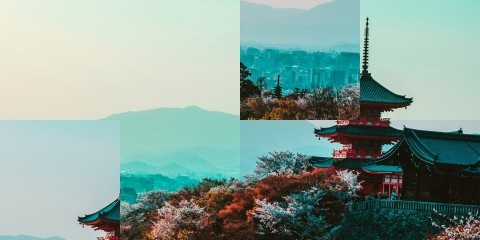
#> input picture exchange.png, 480 x 240 px
$ python crackExchangeImage.py
#> lines starting #> are read from the running program, lines starting #| are printed output that depends on the picture
#> further down, image is the input picture: shape (240, 480, 3); mean B, G, R 153.8, 162.3, 136.6
from builtins import dict
import cv2
import numpy as np
from PIL import Image  # , ImageDraw, ImageFont
import math
import os
from typing import Tuple


class CrackExchangeImage(object):

    def __init__(self, row, col, image: np.ndarray) -> None:
#> called with row = 2, col = 4
        self.col = col
        self.row = row
        self.originImage = image.copy()
        self.greyImage = cv2.cvtColor(self.originImage.copy(), cv2.COLOR_RGB2GRAY)
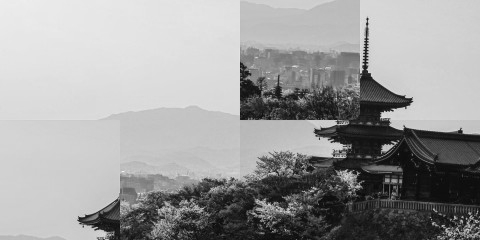
#> self.greyImage: shape (240, 480); min 5, max 244, mean 156.8
        self.edgeLength = int(self.greyImage.shape[1] / self.col)
#> self.edgeLength = 120

    def _getSortEdgeDict(self, possibleImage):
        rowStandardMinus = []
        colStandardMinus = []
        edgeDict = dict()

        for i in range(self.col):
            minusValueSum = np.uint32(0)  # 初始化为 uint32 类型
            minusValueList = []
            for j in range(self.edgeLength):
                if (possibleImage[self.edgeLength - 1, i * self.edgeLength + j] >=
                        possibleImage[self.edgeLength, i * self.edgeLength + j]):
                    minusValueList.append(possibleImage[self.edgeLength - 1, i * self.edgeLength + j] -
                                          possibleImage[self.edgeLength, i * self.edgeLength + j])
                else:
                    minusValueList.append(possibleImage[self.edgeLength, i * self.edgeLength + j] -
                                          possibleImage[self.edgeLength - 1, i * self.edgeLength + j])
                minusValueSum += minusValueList[-1]
            averageValue = minusValueSum / self.edgeLength
            powValue = 0
            for value in minusValueList:
                powValue += pow(value - averageValue, 2)
            rowStandardMinus.append(math.sqrt(powValue / self.edgeLength))

        for j in range(self.row):
            for i in range(self.col - 1):
                minusValueSum = np.uint32(0)
                minusValueList = []
                for k in range(self.edgeLength):
                    if (possibleImage[j * self.edgeLength + k, self.edgeLength *
                                      (i + 1) - 1] >= possibleImage[j * self.edgeLength + k, self.edgeLength *
                                                                    (i + 1)]):
                        minusValueList.append(possibleImage[j * self.edgeLength + k, self.edgeLength * (i + 1) - 1] -
                                              possibleImage[j * self.edgeLength + k, self.edgeLength * (i + 1)])
                    else:
                        minusValueList.append(possibleImage[j * self.edgeLength + k, self.edgeLength * (i + 1)] -
                                              possibleImage[j * self.edgeLength + k, self.edgeLength * (i + 1) - 1])
                    minusValueSum += minusValueList[-1]
                averageValue = minusValueSum / self.edgeLength
                powValue = 0
                for value in minusValueList:
                    powValue += pow(value - averageValue, 2)
                colStandardMinus.append(math.sqrt(powValue / self.edgeLength))

        edgeDict[0] = (rowStandardMinus[0] + colStandardMinus[0]) / 2
        edgeDict[1] = (rowStandardMinus[1] + colStandardMinus[0] + colStandardMinus[1]) / 3  # rowStandardMinus[1]+
        edgeDict[2] = (rowStandardMinus[2] + colStandardMinus[1] + colStandardMinus[2]) / 3  # rowStandardMinus[2]+
        edgeDict[3] = (rowStandardMinus[3] + colStandardMinus[2]) / 2
        edgeDict[4] = (rowStandardMinus[0] + colStandardMinus[3]) / 2
        edgeDict[5] = (rowStandardMinus[1] + colStandardMinus[3] + colStandardMinus[4]) / 3  # rowStandardMinus[1]+
        edgeDict[6] = (rowStandardMinus[2] + colStandardMinus[4] + colStandardMinus[5]) / 3  # rowStandardMinus[2]+
        edgeDict[7] = (rowStandardMinus[3] + colStandardMinus[5]) / 2

        edgeDict = dict(sorted(edgeDict.items(), key=lambda item: item[1], reverse=True))

        edgeDict0 = edgeDict.copy()
        first_key, first_value = next(iter(edgeDict0.items()))
        if first_key == 0:
            edgeDict0[1] = (edgeDict0[1] * 3 - colStandardMinus[0]) / 2
            edgeDict0[4] = edgeDict0[4] * 2 - rowStandardMinus[0]
        elif first_key == 1:
            edgeDict0[0] = edgeDict0[0] * 2 - colStandardMinus[0]
            edgeDict0[2] = (edgeDict0[2] * 3 - colStandardMinus[1]) / 2
            edgeDict0[5] = (edgeDict0[5] * 3 - rowStandardMinus[1]) / 2
        elif first_key == 2:
            edgeDict0[1] = (edgeDict0[1] * 3 - colStandardMinus[1]) / 2
            edgeDict0[3] = edgeDict0[3] * 2 - colStandardMinus[2]
            edgeDict0[6] = (edgeDict0[6] * 3 - rowStandardMinus[2]) / 2
        elif first_key == 3:
            edgeDict0[2] = (edgeDict0[2] * 3 - colStandardMinus[2]) / 2
            edgeDict0[7] = edgeDict0[7] * 2 - rowStandardMinus[3]
        elif first_key == 4:
            edgeDict0[0] = edgeDict0[0] * 2 - rowStandardMinus[0]
            edgeDict0[5] = (edgeDict0[5] * 3 - colStandardMinus[3]) / 2
        elif first_key == 5:
            edgeDict0[1] = (edgeDict0[1] * 3 - rowStandardMinus[1]) / 2
            edgeDict0[4] = edgeDict0[4] * 2 - colStandardMinus[3]
            edgeDict0[6] = (edgeDict0[6] * 3 - colStandardMinus[4]) / 2
        elif first_key == 6:
            edgeDict0[2] = (edgeDict0[2] * 3 - rowStandardMinus[2]) / 2
            edgeDict0[5] = (edgeDict0[5] * 3 - colStandardMinus[4]) / 2
            edgeDict0[7] = edgeDict0[7] * 2 - colStandardMinus[5]
        elif first_key == 7:
            edgeDict0[3] = edgeDict0[3] * 2 - rowStandardMinus[3]
            edgeDict0[6] = (edgeDict0[6] * 3 - colStandardMinus[5]) / 2
        edgeDict0 = dict(sorted(edgeDict0.items(), key=lambda item: item[1], reverse=True))

        for key in edgeDict.keys():
            edgeDict[key] = edgeDict[key] + edgeDict0[key]
        edgeDict = dict(sorted(edgeDict.items(), key=lambda item: item[1], reverse=True))
        return edgeDict

    def _exchangeImage(self, indexs, isGrey=True):
        pointList = [
            int(indexs[0] % self.col),
            int(indexs[0] / self.col),
            int(indexs[1] % self.col),
            int(indexs[1] / self.col),
        ]
        beginPos = [pointList[0] * self.edgeLength, pointList[1] * self.edgeLength]
        endPos = [pointList[2] * self.edgeLength, pointList[3] * self.edgeLength]

        if isGrey:
            image = self.greyImage
        else:
            image = self.originImage

        image0 = image[beginPos[1]:beginPos[1] + self.edgeLength, beginPos[0]:beginPos[0] + self.edgeLength]
        image1 = image[endPos[1]:endPos[1] + self.edgeLength, endPos[0]:endPos[0] + self.edgeLength]

        newImage = image.copy()
        newImage[beginPos[1]:beginPos[1] + self.edgeLength, beginPos[0]:beginPos[0] + self.edgeLength] = image1
        newImage[endPos[1]:endPos[1] + self.edgeLength, endPos[0]:endPos[0] + self.edgeLength] = image0
        return newImage

    def getExchangePos(self) -> Tuple[int, int]:
        valueDict = dict()
        for i in range(self.col * self.row - 1):
            for j in range(i + 1, self.col * self.row):
                possibleImage = self._exchangeImage((i, j))
                edgeDict = self._getSortEdgeDict(possibleImage)
                valueSum = 0
                for value in edgeDict.values():
                    valueSum += value
                valueDict[valueSum] = (i, j)
#> this loop made 7 passes
#> pass 1, in _exchangeImage, `image1 = image[endPos[1]:endPos[1] + self.edgeLength, endPos[0]:endPos..`:
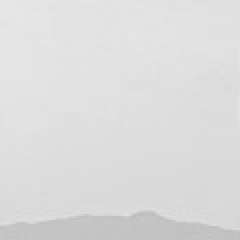
#> image1: shape (120, 120) (shown 2 times larger); min 187, max 230, mean 220.3
#> pass 1, in _exchangeImage (call 2), `image1 = image[endPos[1]:endPos[1] + self.edgeLength, endPos[0]:endPos..`:
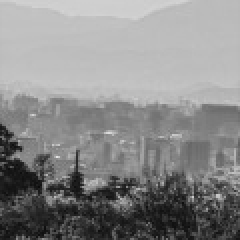
#> image1: shape (120, 120) (shown 2 times larger); min 11, max 226, mean 137
#> pass 1, in _exchangeImage (call 3), `image1 = image[endPos[1]:endPos[1] + self.edgeLength, endPos[0]:endPos..`:
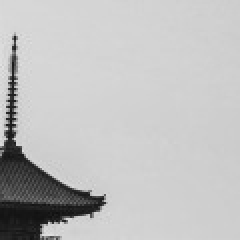
#> image1: shape (120, 120) (shown 2 times larger); min 15, max 226, mean 191.3

        valueDict = dict(sorted(valueDict.items()))
#> valueDict = 28 items
        exchangeIndexs = list(valueDict.values())[0]
#> exchangeIndexs = (2, 4)

        return exchangeIndexs

    def getRestoreImage(self, indexs: Tuple[int, int]) -> np.ndarray:
        return self._exchangeImage(indexs, False)


if __name__ == "__main__":
    image_file = f"{os.path.dirname(__file__)}/exchange.png"
    image = cv2.imread(image_file, cv2.COLOR_RGB2BGR)

    _crack = CrackExchangeImage(2, 4, image)
    i, j = _crack.getExchangePos()
#> i = 2; j = 4
    resoreImage = _crack.getRestoreImage((i, j))
#> in _exchangeImage (call 29), `image0 = image[beginPos[1]:beginPos[1] + self.edgeLength, beginPos[0]:..`:
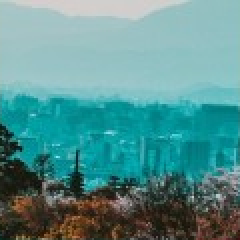
#> image0: shape (120, 120, 3) (shown 2 times larger); mean B, G, R 142.7, 144, 86.1
#> in _exchangeImage (call 29), `image1 = image[endPos[1]:endPos[1] + self.edgeLength, endPos[0]:endPos..`:
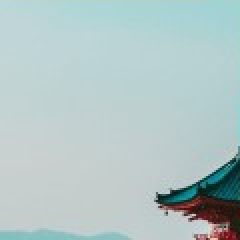
#> image1: shape (120, 120, 3) (shown 2 times larger); mean B, G, R 198.2, 197.9, 178.1
#> in _exchangeImage (call 29), `newImage[endPos[1]:endPos[1] + self.edgeLength, endPos[0]:endPos[0] + ..`:
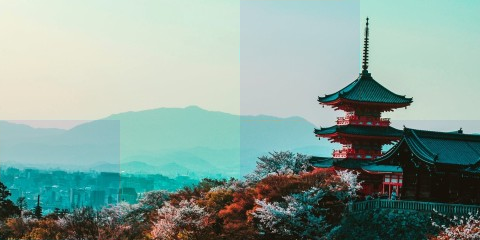
#> newImage: shape (240, 480, 3); mean B, G, R 153.8, 162.3, 136.6

    cv2.imshow("origin", image)
    cv2.imshow("restoreImage", resoreImage)
    cv2.imwrite(f"{os.path.dirname(__file__)}/result1.png", resoreImage)
    cv2.waitKey()
    cv2.destroyAllWindows()
